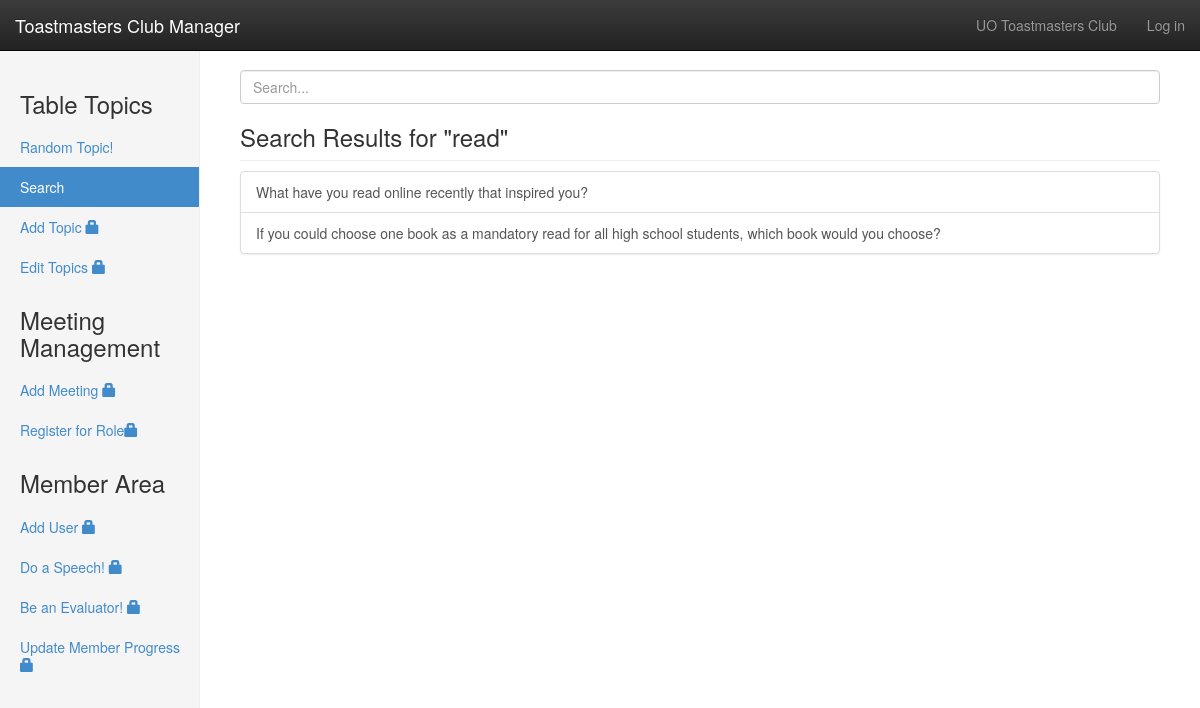
The page /?page=Search&q=read on the database its author committed.
### tables this page shows
CREATE TABLE `tt_title` (
  `Index` int(11) NOT NULL AUTO_INCREMENT,
  `Topic` text NOT NULL,
  `Added by` int(11) NOT NULL,
  PRIMARY KEY (`Index`),
  CONSTRAINT `ttmm` FOREIGN KEY (`Index`) REFERENCES `tt_members` (`Index`) ON DELETE NO ACTION ON UPDATE NO ACTION
);

### index.php (the view, shortened to what this page needs)
<head>
    <link href="./bootstrap-3.1.1-dist/css/bootstrap.css" rel="stylesheet">
    <link href="./bootstrap-3.1.1-dist/css/dashboard.css" rel="stylesheet">
    <link href="./bootstrap-3.1.1-dist/css/bootstrap-theme.css" rel="stylesheet">
</head>
<body>
<div class="navbar navbar-inverse navbar-fixed-top" role="navigation">
      <div class="container-fluid">
        <div class="navbar-header">
          <a class="navbar-brand" href="#">Toastmasters Club Manager</a>
        </div>
        <div class="navbar-collapse collapse">
          <ul class="nav navbar-nav navbar-right">
            <li><a href="#">UO Toastmasters Club</a></li>
            <li>
			<?php
				if(isset($_SESSION['Name'])){
					echo '<a href=".?page=LogOut">'.$_SESSION['Name'].' (Log out)</a>';
				}
				else{
					echo '<a href=".?page=Login&Next=Random">Log in</a>';
				}
			?>
			</li>
          </ul>
        </div>
      </div>
    </div>
	<?php
			if (isset($_GET["page"]))
			{
				$page=$_GET["page"];
			}
	?>
	<div class="container-fluid">
      <div class="row">
        <div class="col-sm-3 col-md-2 sidebar">
		  <div id="TMM">
		  <h3 id="tt">Table Topics</h3>
		  <div>
		  <ul class="nav nav-sidebar">
		    <?php
				if($page=='Random'){
					echo "<li class='active'>";
				}
				else{
					echo "<li>";
				}
			?>
            <a href="?page=Random">Random Topic!</a></li>
			<?php
				if($page=='Search'){
					echo "<li class='active'>";
				}
				else{
					echo "<li>";
				}
			?>
			<a href="?page=Search">Search</a></li>
            <?php
				if($page=='Add'){
					echo "<li class='active'>";
				}
				else{
					echo "<li>";
				}
			?>
			<a href="?page=Add">Add Topic
			<?php
				if(!isset($_SESSION['Name'])){
					echo '<span class="glyphicon glyphicon-lock"></span>';
				}
			?>
			</a></li>
            <?php
				if($page=='Edit'){
					echo "<li class='active'>";
				}
				else{
					echo "<li>";
				}
			?>
			<a href="?page=Edit&id=1">Edit Topics
			<?php
				if(!isset($_SESSION['Name'])){
					echo '<span class="glyphicon glyphicon-lock"></span>';
				}
			?>
			</a></li>
          </ul>
		  </div>
		  <h3 id="meeting">Meeting Management</h3>
		  <div>
			<ul class="nav nav-sidebar">
			<?php
				if($page=='AddMeeting'){
					echo "<li class='active'>";
				}
				else{
					echo "<li>";
				}
			?>
			<a href="?page=AddMeeting">Add Meeting
			<?php
				if(!isset($_SESSION['Name'])){
					echo '<span class="glyphicon glyphicon-lock"></span>';
				}
				else if(isset($_SESSION['Level'])){
					if($_SESSION['Level']<1){
						echo '<span class="glyphicon glyphicon-lock"></span>';
					}
				}
			?>
			</a></li>
			<?php
				if($page=='EditMeeting'){
					echo "<li class='active'>";
				}
				else{
					echo "<li>";
				}
			?>
			<a href="?page=EditMeeting">
			<?php
					echo 'Register for Role';
				if(!isset($_SESSION['Name'])){
					echo '<span class="glyphicon glyphicon-lock"></span>';
				}
			?>
			</a></li>
		  </ul>
		  </div>
		  <h3 id="meeting">Member Area</h3>
		  <div>
		  <ul class="nav nav-sidebar">
			<?php
				if($page=='AddUser'){
					echo "<li class='active'>";
				}
				else{
					echo "<li>";
				}
			?>
			<a href="?page=AddUser">Add User
			<?php
				if(!isset($_SESSION['Name'])){
					echo '<span class="glyphicon glyphicon-lock"></span>';
				}
				else if(isset($_SESSION['Level'])){
					if($_SESSION['Level']<1){
						echo '<span class="glyphicon glyphicon-lock"></span>';
					}
				}
			?>
			</a></li>
			<?php
				if($page=='Speech'){
					echo "<li class='active'>";
				}
				else{
					echo "<li>";
				}
			?>
			<a href="?page=Speech">Do a Speech!
			<?php
				if(!isset($_SESSION['Name'])){
					echo '<span class="glyphicon glyphicon-lock"></span>';
				}
			?>
			</a></li>
			<?php
				if($page=='Evaluator'){
					echo "<li class='active'>";
				}
				else{
					echo "<li>";
				}
			?>
			<a href="?page=Evaluator">Be an Evaluator!
			<?php
				if(!isset($_SESSION['Name'])){
					echo '<span class="glyphicon glyphicon-lock"></span>';
				}
			?>
			</a></li>
			<?php
				if(($page=='Progress')||($page=='ProgressLoaded')){
					echo "<li class='active'>";
				}
				else{
					echo "<li>";
				}
			?>
			<a href="?page=Progress">Update Member Progress
			<?php
				if(!isset($_SESSION['Name'])){
					echo '<span class="glyphicon glyphicon-lock"></span>';
				}
				else if(isset($_SESSION['Level'])){
					if($_SESSION['Level']<1){
						echo '<span class="glyphicon glyphicon-lock"></span>';
					}
				}
			?>
			</a></li>
		  </ul>
		  </div>
		  </div>
        </div>
        <div class="col-sm-9 col-sm-offset-3 col-md-10 col-md-offset-2 main">
        <?php
			include('connectionData.php');
			$con=mysqli_connect($server, $user, $pass, $dbname, $port);
			if($page=='Login'){
				if(isset($_GET["Wrong"])){
					echo '<div class="alert alert-danger alert-dismissable">';
					echo '<button type="button" class="close" data-dismiss="alert" aria-hidden="true">&times;</button>';
					echo '<strong>Warning!</strong> Wrong email address or password!';
					echo '</div>';
				}
				echo '<div class="container"><form class="form-signin" role="form" action="." method="post">';
				echo '<h2 class="form-signin-heading">Please sign in</h2>';
				echo '<input type="hidden" class="form-control" value="CheckLogin" name="page">';
				if(!isset($_GET["Wrong"])){
					echo '<input type="hidden" class="form-control" value="'.$_SERVER['QUERY_STRING'].'" name="Redirect">';
				}
				echo '<input type="email" class="form-control" placeholder="Email address" name="email" ';
				if(isset($_GET["Wrong"])){
					echo 'value='.$_GET["email"];
				}
				else{
					echo 'value="cwilson@cs.uoregon.edu" ';
				}
				echo 'required autofocus>';
				echo '<input type="password" class="form-control" placeholder="Password" name="password" ';
				echo ' value="Chirs" ';
				echo ' required>';
				echo '<label class="checkbox">';
				echo '<input type="checkbox" value="remember-me"> Remember me';
				echo '</label>';
				echo '<button class="btn btn-lg btn-primary btn-block" type="submit">Sign in</button>';
				echo '</form></div>';
			}
			else if($page=='Search'){
				$sql="SELECT DISTINCT`tt_title`.`Topic`,`tt_title`.`Index` FROM tt_title JOIN(SELECT `tt_title_to_key`.`Title` FROM tt_title_to_key,tt_key WHERE `tt_title_to_key`.`Key` =`tt_key`.`Index`";
				echo '<form  action="." method="get">';
				echo '<input id="searchBox" type="text" class="form-control" placeholder="Search..." name="q" >';
				echo '</form>';
				if (isset($_GET["q"]))
				{
					$q=$_GET["q"];
					echo '<h3 class="sub-header">Search Results for "'.$q.'"</h3>';
					$sql=$sql."AND `tt_key`.`Key` = '".$q."'";
				}
				else{
					echo '<h3 class="sub-header">Listing All Topics</h3>';
				}
				$sql=$sql.") AS Sel ON `Sel`.`Title` =`tt_title`.`Index`";
				$result =mysqli_query($con,$sql);
				echo '<div class="list-group">';
				while($row = mysqli_fetch_array($result))
				{
					echo '<a href="?page=Show&id='.$row['Index'].'" class="list-group-item" style:width="100%">'.$row['Topic'].'</a>';
				}
				echo '</div>';
			}
		  ?>
        </div>
      </div>
    </div>
	<link rel="stylesheet" href="http://code.jquery.com/ui/1.10.2/themes/smoothness/jquery-ui.css" />
</body>

### rows shown on the page
tt_title: Topic "What have you read online recently that inspired you?"
tt_title: Topic "If you could choose one book as a mandatory read for all high school students, which book would you choose?"

### other values the page prints
$q "read"
